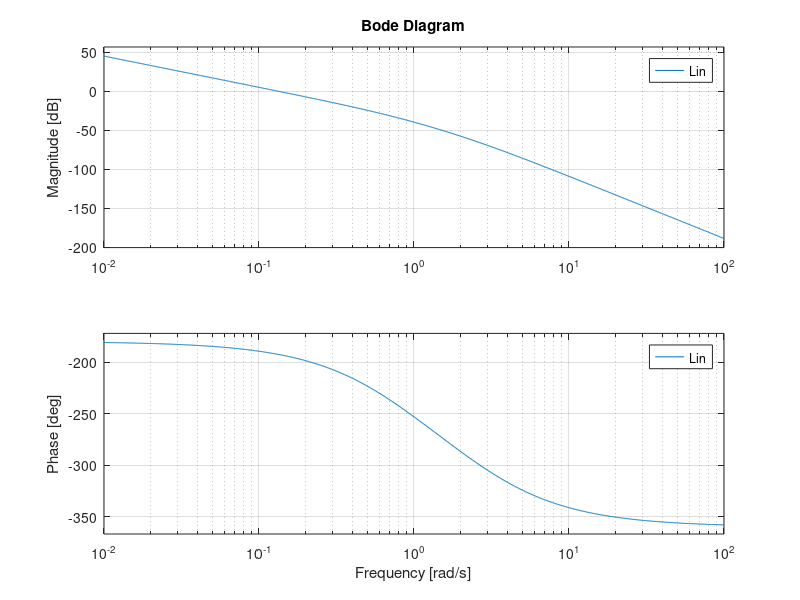

Source code (MATLAB): (Note: this script raises an error after producing the figure.)
%% !!!!EX5!!!!
clear all
close all
clc

s=tf('s');

Gp=25/(s^3+3.3*s^2+2*s);
p_gp=pole(Gp)


Ga=0.38;
Gs=2;
Gr=1;
Gd=1;
Gf=1/8;
Da=5.5*1e-3;
ap=2*1e-2;
as=0.1;
kd=4;
kp=dcgain(Gp*s);

wp=0.02;
ws=40;

%s2
rho_r=1.5*1e-1;
kc_s2= kd^2*1/(kp*Ga*rho_r)

%s3
rho_da=5.8;
kc_s3= Da/(5.8*Ga*Gf*Gs)

%s4
rho_dp=3.6*1e-4;
S= rho_dp/ap;
Ms= 20*log10(S)
wL= wp*10^(-Ms/40)
wc_S = 2*wL 

%s5
rho_ds=1.25*1e-4;
T= rho_ds*Gs/as;
Mh= 20*log10(T)
wh=ws*10^(Mh/40)
wc_T=wh/2


%s7
ts5=5;

%s8
shat=0.09; % changed by prof to make the question harder
zeta= abs(log(shat))/sqrt(pi^2+(log(shat))^2)

Tpmax=1/(2*zeta*sqrt(1-zeta^2))
Spmax= 2*zeta*sqrt(2+4*zeta^2+2*sqrt(1+8*zeta^2))/(sqrt(1+8*zeta^2)+4*zeta^2-1)

%s6
tr=2.5;
rho_tr= 1/sqrt(1-zeta^2) * (pi-acos(zeta)) *sqrt(sqrt(1+4*zeta^4)-2*zeta^2);
wc_tr= rho_tr/tr

%s7
rho_ts = -log(0.05)/zeta * sqrt(sqrt(1+4*zeta^4)-2*zeta^2);
wc_ts= rho_ts/ts5


%
wc_min=max([wc_ts  wc_tr  wc_S])
wc_max= wc_T

%
kc_in =0.015;

Lin= kc_in/s * Gp*Ga*Gf*Gs;
figure(1)
bode(Lin)
[num,den]=tfdata(Lin,'v'),
nyquist1(num,den)


figure(2)
myngridst(Tpmax,Spmax)
nichols(Lin)

% figure(3)
% nyquist(Lin)

% let me choose wc =0.9 
%v=1 so i can add a zero network 

wc_des= 0.9;


z= wc_des/20;
Rz= (1+s/z);
zd=wc_des/3.4;
md=10;
Rd= (1+s/zd)/(1+s/(md*zd))
L_new= Lin*Rz*Rd;

figure(2)
hold on
nichols(L_new)
